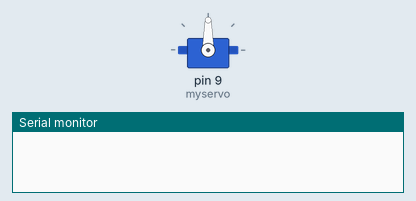
This sketch was run on a simulated Arduino Uno, built with avr-gcc and run on an emulated ATmega328P. On the bench: servo, the last lines printed to the serial monitor.

Above: at 0.1 s.
At 2.1 s:
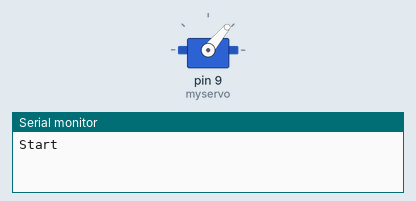
At 4.1 s:
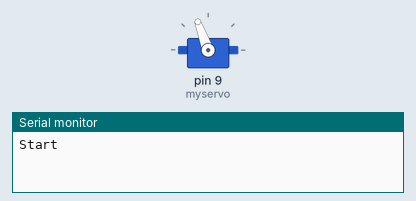
At 6.1 s:
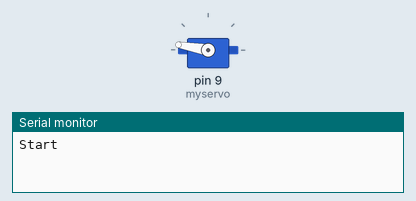
Timing chart, 0 to 7.6 s (numbered marks = the images above):
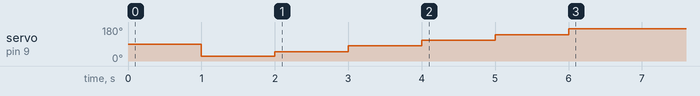

The sketch:

Servo_marking.ino
```cpp
#define sky 25
#define vio 50
#define blu 80
#define yel 110
#define gre 140
#define red 170
#include <Servo.h>
Servo myservo;
void setup() {
  // put your setup code here, to run once:
Serial.begin(9600);
myservo.attach(9);
delay(1000);
Serial.println("Start");
myservo.write(sky);
delay(1000);
myservo.write(vio);
delay(1000);
myservo.write(blu);
delay(1000);
myservo.write(yel);
delay(1000);
myservo.write(gre);
delay(1000);
myservo.write(red);
delay(1000);

}

void loop() {
  // put your main code here, to run repeatedly:

}
```
